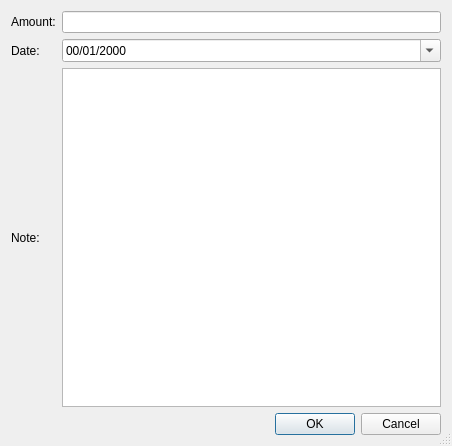
<?xml version="1.0" encoding="UTF-8"?>
<ui version="4.0">
 <class>NewTransactionDialog</class>
 <widget class="QDialog" name="NewTransactionDialog">
  <property name="geometry">
   <rect>
    <x>0</x>
    <y>0</y>
    <width>452</width>
    <height>446</height>
   </rect>
  </property>
  <property name="windowTitle">
   <string>Dialog</string>
  </property>
  <property name="sizeGripEnabled">
   <bool>true</bool>
  </property>
  <layout class="QGridLayout" name="gridLayout_2">
   <item row="0" column="0">
    <widget class="QLabel" name="label">
     <property name="text">
      <string>Amount:</string>
     </property>
    </widget>
   </item>
   <item row="0" column="1">
    <widget class="QLineEdit" name="lineEdit"/>
   </item>
   <item row="1" column="0">
    <widget class="QLabel" name="label_2">
     <property name="text">
      <string>Date:</string>
     </property>
    </widget>
   </item>
   <item row="2" column="0">
    <widget class="QLabel" name="label_3">
     <property name="text">
      <string>Note:</string>
     </property>
    </widget>
   </item>
   <item row="3" column="1">
    <widget class="QDialogButtonBox" name="buttonBox">
     <property name="orientation">
      <enum>Qt::Horizontal</enum>
     </property>
     <property name="standardButtons">
      <set>QDialogButtonBox::Cancel|QDialogButtonBox::Ok</set>
     </property>
    </widget>
   </item>
   <item row="2" column="1">
    <widget class="QTextEdit" name="textEdit">
     <property name="horizontalScrollBarPolicy">
      <enum>Qt::ScrollBarAlwaysOff</enum>
     </property>
    </widget>
   </item>
   <item row="1" column="1">
    <widget class="QDateEdit" name="dateEdit">
     <property name="displayFormat">
      <string>mm/dd/yyyy</string>
     </property>
     <property name="calendarPopup">
      <bool>true</bool>
     </property>
    </widget>
   </item>
  </layout>
 </widget>
 <resources/>
 <connections>
  <connection>
   <sender>buttonBox</sender>
   <signal>accepted()</signal>
   <receiver>NewTransactionDialog</receiver>
   <slot>accept()</slot>
   <hints>
    <hint type="sourcelabel">
     <x>248</x>
     <y>254</y>
    </hint>
    <hint type="destinationlabel">
     <x>157</x>
     <y>274</y>
    </hint>
   </hints>
  </connection>
  <connection>
   <sender>buttonBox</sender>
   <signal>rejected()</signal>
   <receiver>NewTransactionDialog</receiver>
   <slot>reject()</slot>
   <hints>
    <hint type="sourcelabel">
     <x>316</x>
     <y>260</y>
    </hint>
    <hint type="destinationlabel">
     <x>286</x>
     <y>274</y>
    </hint>
   </hints>
  </connection>
 </connections>
</ui>
